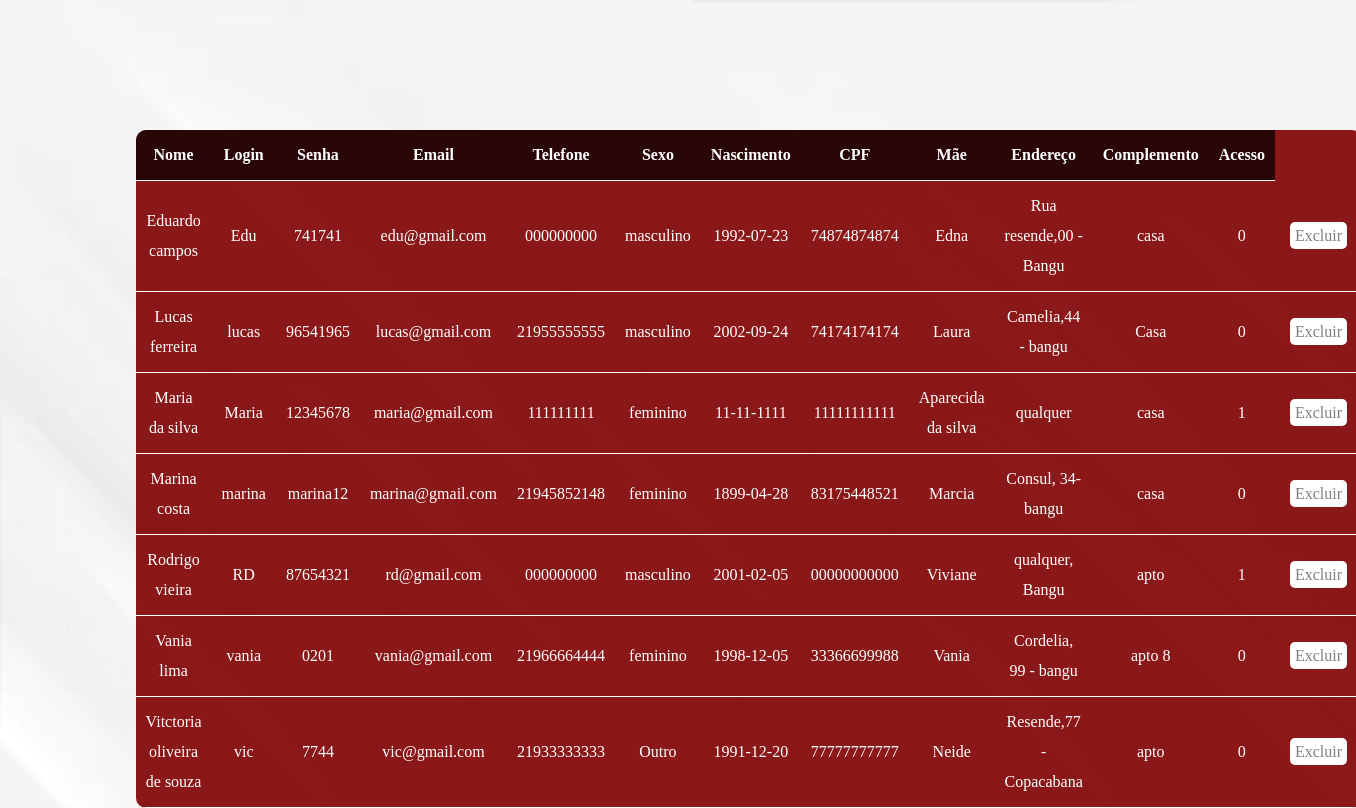
Page /tab-user.php on the committed database.
### tables this page shows
CREATE TABLE `pessoa` (
  `id` int(11) NOT NULL,
  `nome` varchar(80) DEFAULT NULL,
  `login` varchar(6) DEFAULT NULL,
  `senha` varchar(8) DEFAULT NULL,
  `email` varchar(50) DEFAULT NULL,
  `telefone` varchar(15) DEFAULT NULL,
  `sexo` varchar(9) DEFAULT NULL,
  `nascimento` varchar(10) DEFAULT NULL,
  `cpf` varchar(14) DEFAULT NULL,
  `mae` varchar(80) DEFAULT NULL,
  `endereco` varchar(500) DEFAULT NULL,
  `complemento` varchar(15) DEFAULT NULL,
  `is_master` tinyint(1) DEFAULT 0
);

### classe-pessoa.php (called while the page is built, shortened)
<?php
Class Pessoa {
    private $pdo;
    public function __construct($dbname, $host, $user, $senha)
    {
        try
        {
            $this->pdo = new PDO("mysql:dbname=".$dbname.";host=".$host,$user,$senha);
            $this->pdo->setAttribute(PDO::ATTR_ERRMODE, PDO::ERRMODE_EXCEPTION);
        }
        catch (PDOException $e) {
            die( "Erro com banco de dados:".$e->getMessage());
        }
        catch (Exception $e) {
            echo "Erro generico:".$e->getMessage();;
        }
    }
    public function buscarDados()
    {
        $cmd = $this->pdo->query("SELECT * FROM pessoa ORDER BY nome");
        $res = $cmd->fetchAll(PDO::FETCH_ASSOC);
        return $res;
    }
}
?>

### tab-user.php (the view, shortened to what this page needs)
<?php
require_once 'classe-pessoa.php';
$p = new Pessoa("crudpdo", "127.0.0.1", "root", "" );
?>
<!DOCTYPE html>
<html lang="pt-br">
<head>
</head>
<body>
<section id="direita">
    <table>
                <tr id="titulo">
                    <td>Nome</td>
                    <td>Login</td>
                    <td>Senha</td>
                    <td>Email</td>
                    <td>Telefone</td>
                    <td>Sexo</td>
                    <td>Nascimento</td>
                    <td>CPF</td>
                    <td>Mãe</td>
                    <td>Endereço</td>
                    <td>Complemento</td>
                    <td>Acesso </td>
                </tr>
    <?php
       $dados = $p->buscarDados();
       if(count($dados) > 0)
       {
        for($i=0; $i < count($dados); $i++)
        {
            echo "<tr>";
            foreach ($dados[$i] as $k => $v)
            {
                if($k != "id")
                {
                    echo "<td>".$v."</td>";
                }
            }
            ?>
    <td>
        <a href="tab-user.php?id=<?php echo $dados[$i]['id'];?>">Excluir</a>
    </td>
            <?php
            echo "</tr>";
        }
       }
       else
       {
        echo "Ainda não há pessoas cadastradas";
       }
?>
            </table>
        </section>
</body>
</html>

### tab-user.php (style rules this page uses)
body { color: white; background-image: url("fundo-branco.jpg"); background-repeat:no-repeat; background-size: cover; margin: 0; padding: 0; display: flex; justify-content: center; align-items: center; height: 100vh; }
#direita { width: 80%; height: 600px; float: left; }
table { background-color: rgb(128, 0, 0, 0.9); width: 100%; margin: 30px auto; border-radius: 10px; overflow: hidden; border-collapse: collapse; }
tr { line-height: 30px; }
tr#titulo { font-weight: bold; background-color: rgb(0, 0, 0, 0.7); }
td { padding: 10px; text-align: center; border-bottom: 1px solid white; }
a { background-color: white; color: gray; padding: 5px; margin: 0px 5px; text-decoration: none; border-radius: 5px; }

### rows in the picture
pessoa: nome "Eduardo campos", login "Edu", senha "741741", email "edu@gmail.com", telefone "000000000", sexo "masculino", nascimento "1992-07-23", cpf "74874874874", mae "Edna", endereco "Rua resende,00 - Bangu", complemento "casa", is_master "0"
pessoa: nome "Lucas ferreira", login "lucas", senha "96541965", email "lucas@gmail.com", telefone "21955555555", sexo "masculino", nascimento "2002-09-24", cpf "74174174174", mae "Laura", endereco "Camelia,44 - bangu", complemento "Casa", is_master "0"
pessoa: nome "Maria da silva", login "Maria", senha "12345678", email "maria@gmail.com", telefone "111111111", sexo "feminino", nascimento "11-11-1111", cpf "11111111111", mae "Aparecida da silva", endereco "qualquer", complemento "casa", is_master "1"
pessoa: nome "Marina costa", login "marina", senha "marina12", email "marina@gmail.com", telefone "21945852148", sexo "feminino", nascimento "1899-04-28", cpf "83175448521", mae "Marcia", endereco "Consul, 34- bangu", complemento "casa", is_master "0"
pessoa: nome "Rodrigo vieira", login "RD", senha "87654321", email "rd@gmail.com", telefone "000000000", sexo "masculino", nascimento "2001-02-05", cpf "00000000000", mae "Viviane", endereco "qualquer, Bangu", complemento "apto", is_master "1"
pessoa: nome "Vania lima", login "vania", senha "0201", email "vania@gmail.com", telefone "21966664444", sexo "feminino", nascimento "1998-12-05", cpf "33366699988", mae "Vania", endereco "Cordelia, 99 - bangu", complemento "apto 8", is_master "0"
pessoa: nome "Vitctoria oliveira de souza", login "vic", senha "7744", email "vic@gmail.com", telefone "21933333333", sexo "Outro", nascimento "1991-12-20", cpf "77777777777", mae "Neide", endereco "Resende,77 - Copacabana", complemento "apto", is_master "0"
